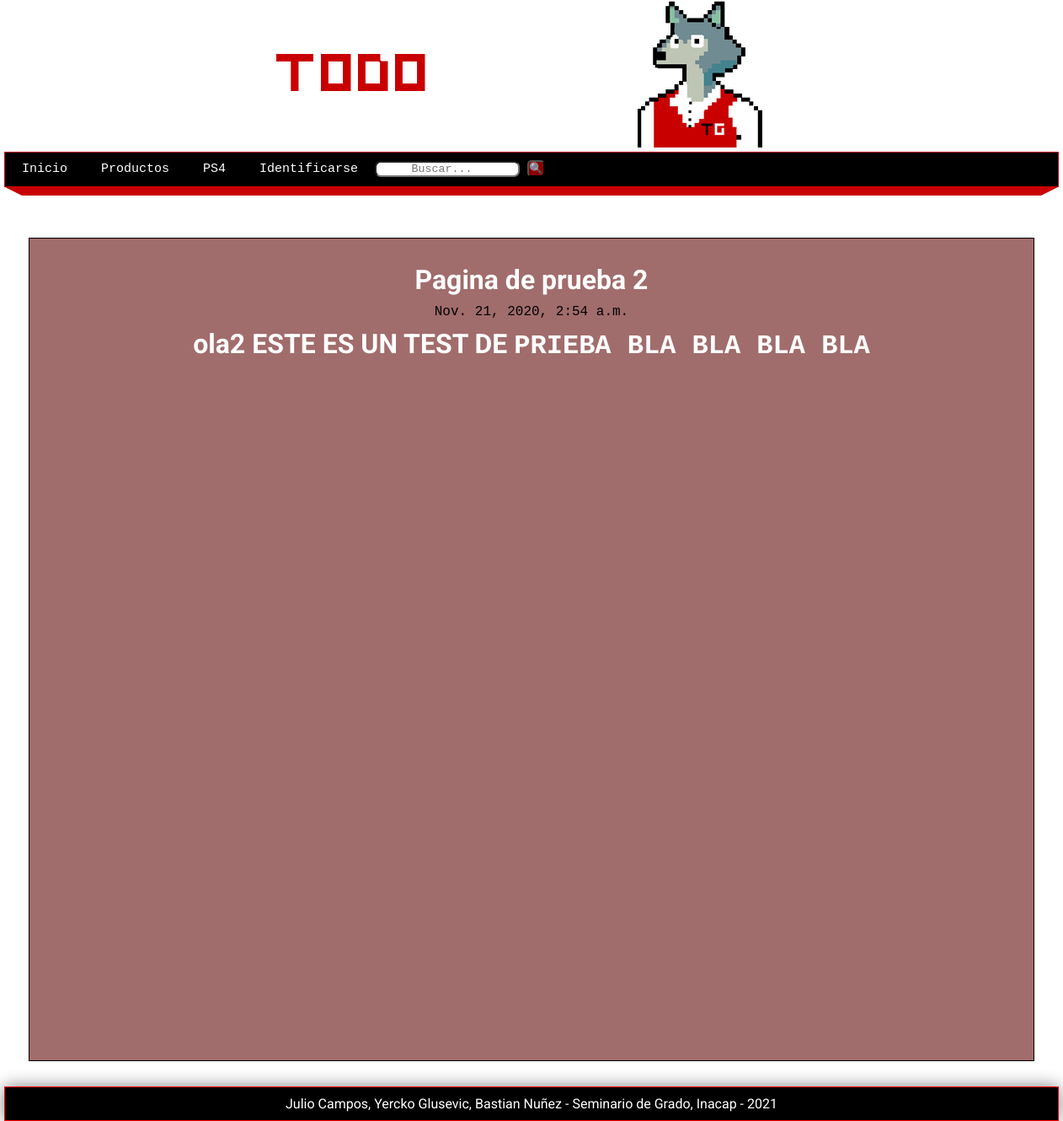
The app's page /pagina/test-2 with its own data.
### pages/models.py (models this page shows, shortened)
class Page(models.Model):
    title = models.CharField(max_length=100, verbose_name="Titulo")
    content = RichTextField(verbose_name="Contenido")
    slug = models.CharField(unique=True, max_length=150, verbose_name="URL")
    order = models.IntegerField(default=0,verbose_name="Orden")
    visible = models.BooleanField(verbose_name="¿Visible?")
    created_at = models.DateTimeField(auto_now_add=True, verbose_name="Creado el")
    updated_at = models.DateTimeField(auto_now=True, verbose_name="Actualizado el")
    class Meta:
        verbose_name = "Pagina"
        verbose_name_plural = "Paginas"

### pages/views.py (the view)
# urls.py: path('pagina/<str:slug>', views.page, name="page"),
def page(request, slug):
    page = Page.objects.get(slug=slug)
    return render(request, "pages/page.html", {
        "page": page
    })

### pages/context_processors.py (called while the page is built)
def get_pages(request):
    pages = Page.objects.filter(visible=True).order_by('order').values_list('id', 'title', 'slug')
    return {
        'pages': pages
    }

### pages/templates/pages/page.html (shortened to what this page needs)
{% extends 'layouts/layout.html' %}
{% block content%}
    <h1>{{page.title}}</h1>
    <span>{{page.created_at}}</span>
    <p>
    {{page.content|safe}}
    </p>
{% endblock %}

### mainapp/static/css/styles.css (style rules this page uses)
* { margin: 0px; padding: 0px; font-family: 'Courier New', Courier, monospace; text-decoration: none; }
.box p, .box h1, .box h2, .box h3, .box ul { margin-top: 10px; margin-bottom: 10px; }
body { background-image:url(https://i.ibb.co/3cbMNZt/Sin-t-tulo-5.png); font-family: 'Open Sans', sans-serif; }
h1 { font-family: 'Roboto', sans-serif; color: white; }
p { color: white; font-family: 'Roboto', sans-serif; line-height:25px; }

### records on screen
Page: title "Pagina de prueba 2", created_at "Nov. 21, 2020, 2:54 a.m.", content "ola2 ESTE ES UN TEST DE PRIEBA BLA BLA BLA BLA"
